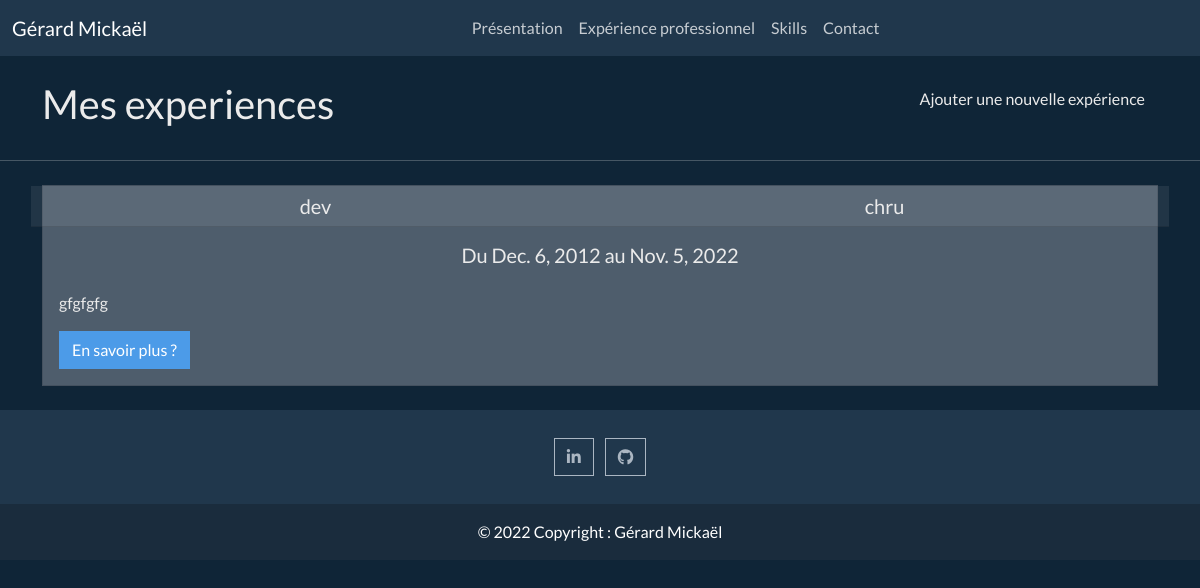
Screenshot of /experience with the database file from the repository.
### experience/models.py (models this page shows, shortened)
class ExperiencePro(models.Model):
    metier = models.CharField(max_length=150)
    societe = models.CharField(max_length=150)
    contenu = models.TextField()
    slug = models.SlugField(max_length=100)
    date_start = models.DateField()
    date_end = models.DateField()
    image = models.ImageField(default='default.jpg')

### experience/views.py (the view)
# urls.py: path('experience', views.experiences_pro, name='experiences'),
def experiences_pro(request):
    experiences = ExperiencePro.objects.all()
    return render(request, 'experience/experience.html', context={'experiences': experiences})

### experience/templates/experience/experience.html (shortened to what this page needs)
{% extends 'navbar_footer.html' %}
{% block contenu %}
    <div class="container mt-4">
        <div class="row">
            <div class="col-lg-6 text-lg-start">
                <h1>Mes experiences</h1>
            </div>
            <div class="col-lg-6 text-lg-end">
                <a  class="btn btn-black" href="{% url 'experiences:creer' %}">Ajouter une nouvelle expérience</a>
            </div>
        </div>
    </div>
    <hr class="my-4">
<div class="container">
    {% for experience in experiences %}
    <div class="card mb-4">
        <div class="row">
          <h5 class="card-header col-6 text-center">{{ experience.metier }}</h5>
            <h5 class="card-header col-6 text-center">{{ experience.societe }}</h5>
        </div>
        <div class="card-body text-truncate">
            <h5 class="card-title text-center mb-4">Du {{experience.date_start}} au {{experience.date_end}}</h5>
            <p class="card-text">{{experience.contenu}}</p>
            <a href="{% url 'experiences:experience' slug=experience.slug %}" class="btn btn-primary" >En savoir plus ?</a>
        </div>
    </div>
    {% endfor %}
</div>
{% endblock %}

### rows the page displays
ExperiencePro: metier "dev", societe "chru", date_start "Dec. 6, 2012", date_end "Nov. 5, 2022", contenu "gfgfgfg"
